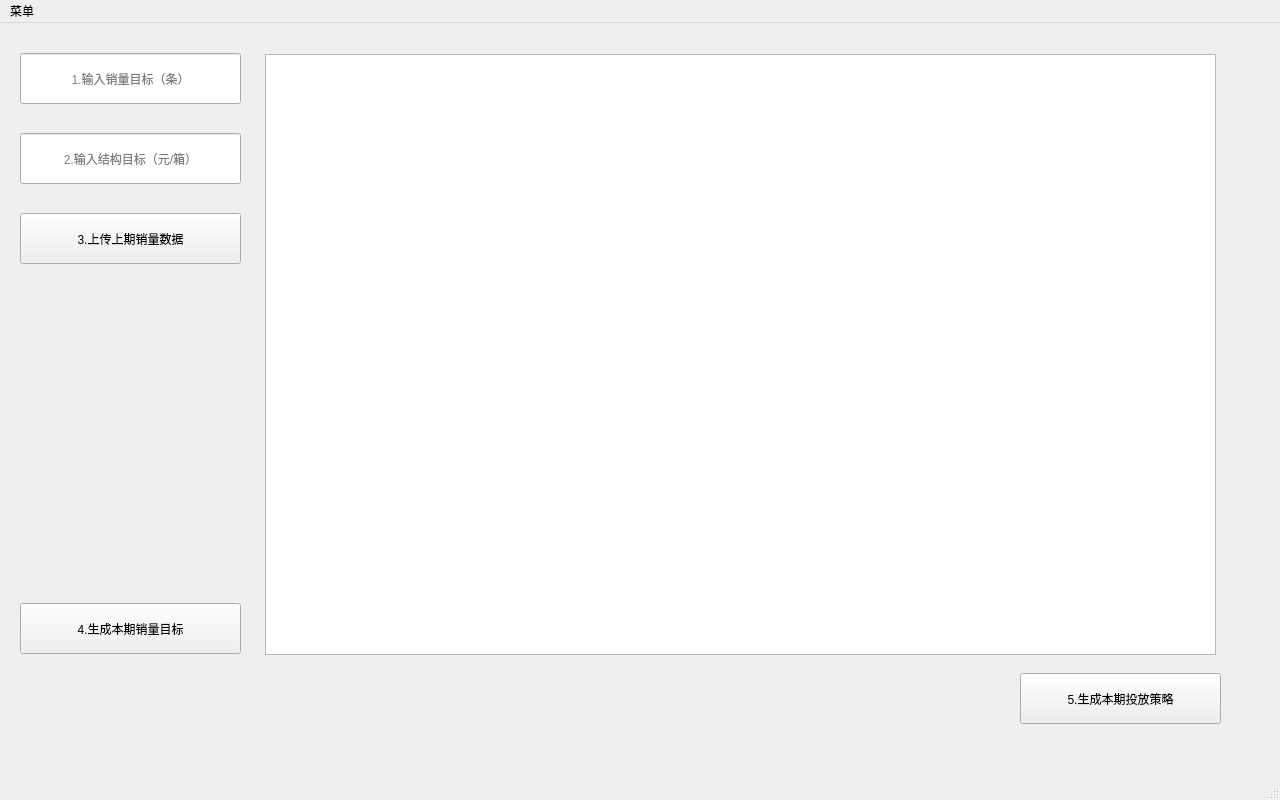
<?xml version="1.0" encoding="UTF-8"?>
<ui version="4.0">
 <class>MainWindow</class>
 <widget class="QMainWindow" name="MainWindow">
  <property name="geometry">
   <rect>
    <x>0</x>
    <y>0</y>
    <width>1280</width>
    <height>800</height>
   </rect>
  </property>
  <property name="windowTitle">
   <string>MainWindow</string>
  </property>
  <widget class="QWidget" name="centralwidget">
   <widget class="QPushButton" name="pushButton">
    <property name="geometry">
     <rect>
      <x>20</x>
      <y>190</y>
      <width>221</width>
      <height>51</height>
     </rect>
    </property>
    <property name="cursor">
     <cursorShape>PointingHandCursor</cursorShape>
    </property>
    <property name="text">
     <string>3.上传上期销量数据</string>
    </property>
   </widget>
   <widget class="QPushButton" name="pushButton_2">
    <property name="geometry">
     <rect>
      <x>20</x>
      <y>580</y>
      <width>221</width>
      <height>51</height>
     </rect>
    </property>
    <property name="cursor">
     <cursorShape>PointingHandCursor</cursorShape>
    </property>
    <property name="text">
     <string>4.生成本期销量目标</string>
    </property>
   </widget>
   <widget class="QTableView" name="tableView">
    <property name="geometry">
     <rect>
      <x>265</x>
      <y>31</y>
      <width>951</width>
      <height>601</height>
     </rect>
    </property>
   </widget>
   <widget class="QLineEdit" name="lineEdit">
    <property name="geometry">
     <rect>
      <x>20</x>
      <y>110</y>
      <width>221</width>
      <height>51</height>
     </rect>
    </property>
    <property name="text">
     <string/>
    </property>
    <property name="alignment">
     <set>Qt::AlignCenter</set>
    </property>
    <property name="placeholderText">
     <string>2.输入结构目标（元/箱）</string>
    </property>
   </widget>
   <widget class="QLineEdit" name="lineEdit_2">
    <property name="geometry">
     <rect>
      <x>20</x>
      <y>30</y>
      <width>221</width>
      <height>51</height>
     </rect>
    </property>
    <property name="text">
     <string/>
    </property>
    <property name="maxLength">
     <number>32766</number>
    </property>
    <property name="alignment">
     <set>Qt::AlignCenter</set>
    </property>
    <property name="placeholderText">
     <string>1.输入销量目标（条）</string>
    </property>
   </widget>
   <widget class="QPushButton" name="pushButton_3">
    <property name="geometry">
     <rect>
      <x>1020</x>
      <y>650</y>
      <width>201</width>
      <height>51</height>
     </rect>
    </property>
    <property name="cursor">
     <cursorShape>PointingHandCursor</cursorShape>
    </property>
    <property name="text">
     <string>5.生成本期投放策略</string>
    </property>
   </widget>
  </widget>
  <widget class="QMenuBar" name="menubar">
   <property name="geometry">
    <rect>
     <x>0</x>
     <y>0</y>
     <width>1280</width>
     <height>18</height>
    </rect>
   </property>
   <widget class="QMenu" name="menu">
    <property name="title">
     <string>菜单</string>
    </property>
    <addaction name="separator"/>
    <addaction name="actionSimple_Example"/>
    <addaction name="actionHelp"/>
    <addaction name="actionExit"/>
    <addaction name="actionAbout_us"/>
   </widget>
   <addaction name="menu"/>
  </widget>
  <widget class="QStatusBar" name="statusbar"/>
  <action name="actionHelp">
   <property name="text">
    <string>Help</string>
   </property>
  </action>
  <action name="actionExit">
   <property name="text">
    <string>Exit</string>
   </property>
  </action>
  <action name="actionSimple_Example">
   <property name="text">
    <string>Simple example</string>
   </property>
  </action>
  <action name="actionAbout_us">
   <property name="text">
    <string>About us</string>
   </property>
  </action>
 </widget>
 <resources/>
 <connections/>
</ui>
